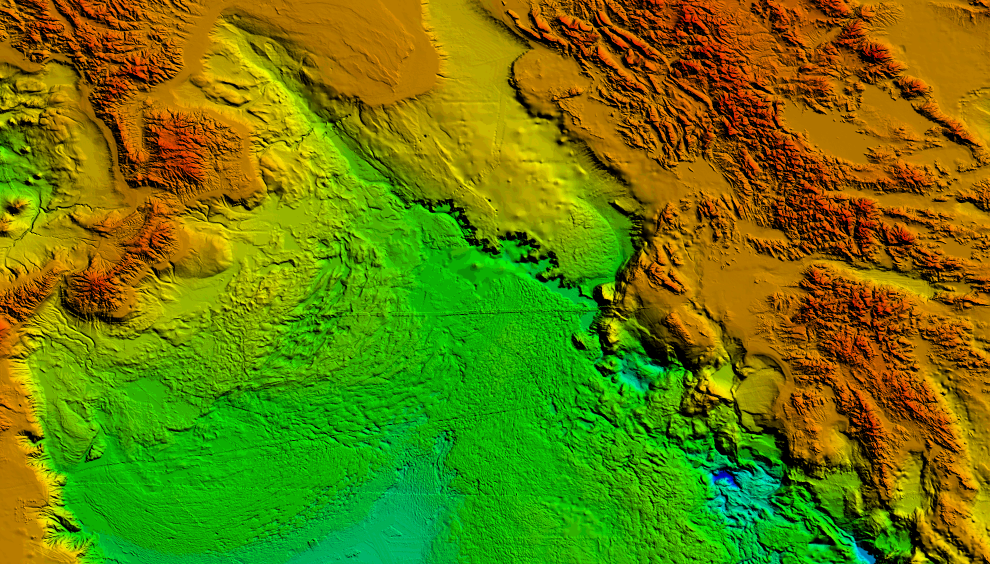
%> input picture code/Seabed/Ionian Sea.png, 1979 x 1128 px (shown at 1/2 size)
$ octave q0.m   (GNU Octave 9; MATLAB toolbox functions it lacks are replaced by stand-ins)
%> lines starting %> are read from the running program, lines starting %| are printed output that depends on the picture
### history code package/code (9)/Seabed/get_depth.m
% Load the image
function [x,y,depth]=get_depth(siz)
%> called with siz = [80 60]
img = imread('Ionian Sea.png');
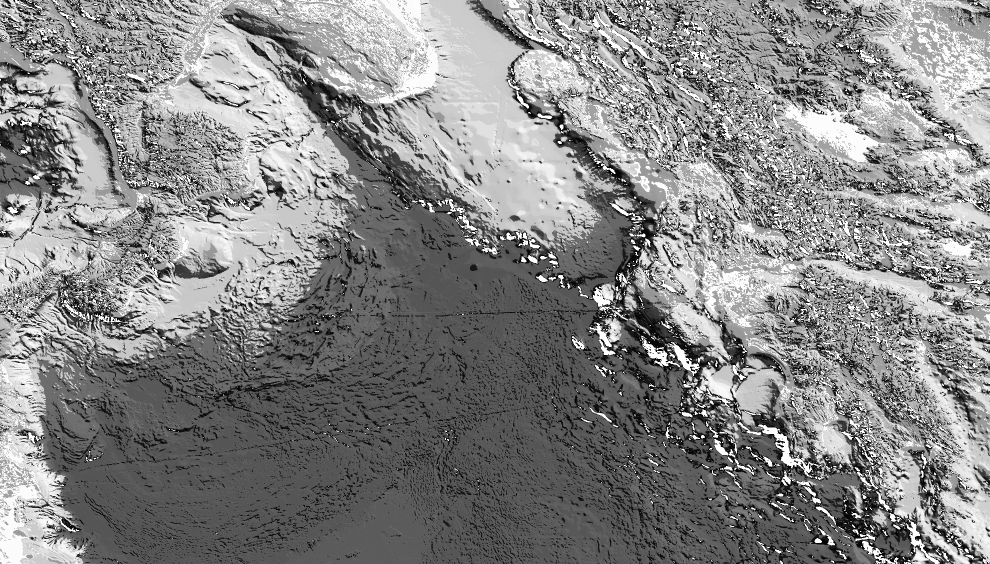
%> img: size 1128x1979 uint8 (shown at 1/2 size); min 1, max 254, mean 134.1
% Convert the image to grayscale if it is not already
if size(img, 3) == 3
img = rgb2gray(img);
end
% Convert to double for processing
img = double(img);
%> img: size 1128x1979 double
% % Normalize the image to get the intensity values between 0 and 1
x=max(img(:)) - min(img(:));
%> x = 253
img = (img - min(img(:))) / x;
img=imresize(img,siz);
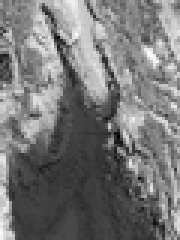
%> img: size 80x60 double (shown 3 times larger); min 0.0972, max 1.01, mean 0.526; drawn with min black and max white
% Assuming that land is represented by the higher values and sea by lower values,
% set the threshold for sea level, which is normalized to 0.5 in this case
sea_level_threshold = 0.5; % This needs to be adjusted based on your image data
% Set land (values above the sea level threshold) to NaN so they are not plotted
img(img > sea_level_threshold) = NaN;
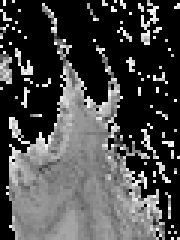
%> img: size 80x60 double (shown 3 times larger); 53.77% of the values are NaN or infinite; the others: min 0.0972, max 0.5, mean 0.347; drawn with min black, max white, NaN and infinite black
img =img.*x;
% Generate x and y coordinates based on image size
[x, y] = meshgrid(1:size(img,2), 1:size(img,1));
depth=img;
end
% Create the 3D plot using the surf function
% figure;
% surf(x, y, img, 'EdgeColor', 'none'); % The land will not be plotted
% % Adjust the view angle for better visualization
% view(45, 30);
% % Add labels and title if needed
% xlabel('X-axis');
% ylabel('Y-axis');
% zlabel('Depth');
% % Use the 'jet' colormap for the ocean depth to replicate the rainbow color
% distribution
% colormap(jet);
% % Add a color bar to indicate the scale
% colorbar;
% % Optional: Adjust lighting to improve the appearance
% camlight left;
% lighting phong;
% % Save the plot to a file
% saveas(gcf, '3D_ocean_floor_plot_with_jet_colormap.png');

### history code package/code (12)/function/get_force.m
function [f] = get_force(submarine,environment)
%
%
f_inertial = (submarine.V.*environment.rho-submarine.mass).*[0 0 -9.8;0 0 0];
f_imu = -(environment.C.*environment.rho.*sign(submarine.velocity(1,:)).*submarine.velocity(1,:).^2)./2+(environment.A*environment.rho*(-submarine.velocity(1,:)+(submarine.get_R*environment.velocity')'));
x=(submarine.get_R*f_inertial')';
f=[f_imu+x(1,:);x(2,:)];
end

### history code package/code (4)/function/get_position.m
function [x_index,y_index,z_index] = get_position(position,lenth)
%GET_POSITION
%
x_index=ceil(position(1)./lenth)+1;
y_index=ceil(position(2)./lenth)+1;
z_index=ceil(position(3)./lenth)+1;
end

### code/q0.m
%假定搜索海域
clear;clc;
l=8000;w=6000;h=4000;
lenth=100;

ln=ceil(l./lenth);wn=ceil(w./lenth);hn=ceil(h./lenth);
e(ln,wn,hn+1)=environment;
[x,y,depth]=get_depth([ln wn]);
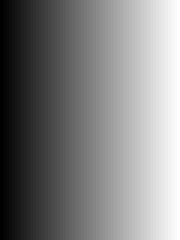
%> x: size 80x60 double (shown 3 times larger); min 1, max 60, mean 30.5; drawn with min black and max white
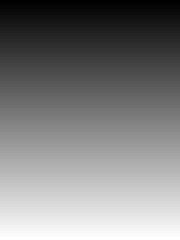
%> y: size 80x60 double (shown 3 times larger); min 1, max 80, mean 40.5; drawn with min black and max white
depth=depth.*20;
ae_velocity=[0.12 -0.19 0.02];v_amp=0.1;
atemp=30;temp_amp=3;

for i=1:ln
    for j=1:wn
        for k=1:hn+1
%             if isnan(e(i,j,k).position)
%                 continue
%             end
            position=[(i-1).*lenth (j-1).*lenth (k-1).*lenth];
% [4 lines of commented-out code are left out]

            temp=0;e_velocity=[0 0 0];
%             e_velocity=ae_velocity+v_amp.*randn([1,3]);
%             temp=atemp+temp_amp.*randn();
            e(i,j,k).position=position;
            [rho,C]=environment_parameters(temp,(k-1).*lenth);
            e(i,j,k).rho=rho;
            e(i,j,k).C=C;
            e(i,j,k).lenth=lenth;
            e(i,j,k).velocity=e_velocity;
        end
    end
end

V=14.8;
position=[5000 3000 30;3.42 3.2 33.81];
velocity=[0.9 -1.2 0.8;0 0 0];
mass=6.519e3+8.629e3;
I=[15.451e3 6.712e3 15.923e3];
delta_t=1;
s=Submarine();
s.V=V;s.mass=mass;s.I=I;s.position=position;s.velocity=velocity;s.delta_t=delta_t;
s.start_position=position;

p=position(1,:);
v=velocity(1,:);
etime=1000;
for t=0:delta_t:etime
    [x_index,y_index,z_index]=get_position(s.position(1,:),lenth);
    if s.position(1,3)<=0
        s.position(1,3)=0;s.position(2,1)=0;
        s.velocity(1,3)=0;
    end
    if depth(x_index,y_index)<=s.position(1,3)
        s.position(1,3)=depth(x_index,y_index);s.position(2,1)=0;
        s.velocity(1,3)=-0.001.*s.velocity(1,3);
%         break
    end
    s.update_position();
    s.Force(get_force(s,e(x_index,y_index,z_index)));
    p=[p;s.position(1,:)];
    v=[v;s.velocity(1,:)];
end
%> after the loop, p = 1002 rows, first 12: [5000 3000 30; 5000.9 2998.8 30.8; 5001.7 2997.8 31.5; 5002.4 2996.9 32.11; 5003 2996.2 32.66; 5003.5 2995.5 33.14; 5004 2995 33.58; 5004.4 2994.4 33.97; 5004.8 2994 34.32; 5005.1 2993.6 34.64; 5005.4 2993.2 34.94; 5005.7 2992.9 35.2]; v = 1002 rows, first 12: [0.9 -1.2 0.8; 0.777 -1.01 0.698; 0.678 -0.862 0.614; 0.597 -0.746 0.544; 0.529 -0.653 0.485; 0.472 -0.576 0.435; 0.423 -0.512 0.392; 0.38 -0.457 0.355; 0.344 -0.41 0.322; 0.311 -0.369 0.293; 0.283 -0.334 0.267; 0.258 -0.303 0.245]
t=linspace(0,etime,2+etime./delta_t);
subplot(3,3,1);
plot3(p(:,1),p(:,2),p(:,3),'-b')
grid on %加网格
axis square %命令坐标为方形
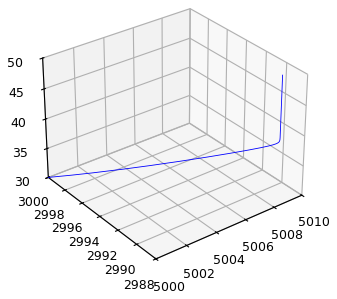
%> figure redrawn from the program's plot data

subplot(3,3,2);
%> (the run ends here)
